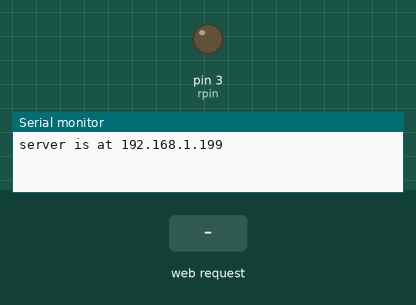
A sketch run on a simulated Arduino Uno, built for the host (arithmetic inside an expression is 32-bit, double 64-bit). Parts: output pins drawn as LEDs (lit = HIGH), the last lines printed to the serial monitor. The inputs (shaded band) are chosen by the test bench. WiFi joins after 1.5 s; servers stay silent unless stated; pins used as bus, display or sensor lines are not drawn.

Above: at 1.2 s.
1.3 s: HTTP request GET /virtualdevs/onoff/on received
At 2.5 s:
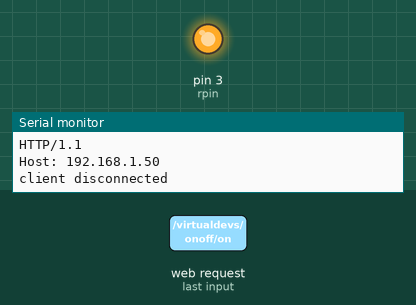
2.8 s: HTTP request GET /virtualdevs received
4.3 s: HTTP request GET /virtualdevs/humitemp received
Timing chart, 0 to 7.3 s (numbered marks = the images above; inputs shaded):
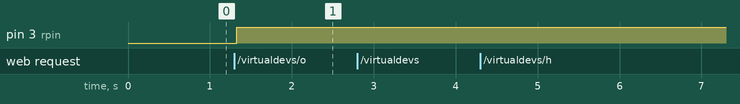

The sketch:

IOT0102.ino
```cpp
/*
  Web Server

 */

#include <SPI.h>
#include <Ethernet.h>
// Enter a MAC address and IP address for your controller below.
// The IP address will be dependent on your local network:
byte mac[] = {
  0xDE, 0xAD, 0xBE, 0xEF, 0xFE, 0xED
};
// ================================================== CHANGE TO YOUR OWN
IPAddress ip(192, 168, 1, 199);
// Initialize the Ethernet server library
// with the IP address and port you want to use
// (port 80 is default for HTTP):
EthernetServer server(80);

// DHT
#include "DHT.h"
#define DHTPIN 5     // what digital pin we're connected to
#define DHTTYPE DHT22
DHT dht(DHTPIN, DHTTYPE);

// RELAY
int rpin   = 3;
int rpower = 2;
String rstatus = "off";

#define ARRAYSIZE 2
String devices[ARRAYSIZE] = { "onoff", "humitemp" };

void setup() {
  // Open serial communications and wait for port to open:
  Serial.begin(9600);
  while (!Serial) {
    ; // wait for serial port to connect. Needed for native USB port only
  }

  // DHT
  dht.begin();

  // RELAY
  pinMode(rpin, OUTPUT);
  pinMode(rpower, OUTPUT);
  digitalWrite(rpin, LOW);
  digitalWrite(rpower, HIGH);


  // start the Ethernet connection and the server:
  Ethernet.begin(mac, ip);
  server.begin();
  Serial.print("server is at ");
  Serial.println(Ethernet.localIP());
}


void loop() {
  // listen for incoming clients
  EthernetClient client = server.available();
  if (client) {
    Serial.println("new client");
    // an http request ends with a blank line

    String getstr = readGet(client);

    responseHeader(client);

    if (getstr == "/virtualdevs") {
      virtualDevs(client);
    } else if (getstr == "/virtualdevs/humitemp") {
      dhtRoot(client);
    } else if (getstr == "/virtualdevs/humitemp/status") {
      dhtStatus(client);
    } else if (getstr == "/virtualdevs/onoff") {
      relayRoot(client);
    } else if (getstr == "/virtualdevs/onoff/status") {
      relayStatus(client);
    } else if (getstr == "/virtualdevs/onoff/on") {
      relayOn(client);
    } else if (getstr == "/virtualdevs/onoff/off") {
      relayOff(client);
    } else {
      defaultResponse(client);
    }

    // give the web browser time to receive the data
    delay(1);
    // close the connection:
    client.stop();
    Serial.println("client disconnected");
  }
}

String readGet(EthernetClient client) {
  boolean currentLineIsBlank = true;
  String inputString = "";
  String recordString = "";
  boolean record = false;
  while (client.connected()) {
    if (client.available()) {
      char c = client.read();
      Serial.write(c);

      inputString += c;
      if (inputString.endsWith(" ") && record) {
        Serial.println("[GET END]");
        record = false;
      }

      if (record) {
        recordString += c;
      }

      if (inputString.endsWith("GET ")) {
        Serial.print("[GET FOUND]");
        record = true;
      }

      // if you've gotten to the end of the line (received a newline
      // character) and the line is blank, the http request has ended,
      // so you can send a reply
      if (c == '\n' && currentLineIsBlank) {

        //Serial.println(recordString);
        //defaultResponse(client);
        return recordString;
        //break;
      }
      if (c == '\n') {
        // you're starting a new line
        currentLineIsBlank = true;
      } else if (c != '\r') {
        // you've gotten a character on the current line
        currentLineIsBlank = false;
      }
    }
  }
}

String devicesToStringArray() {
  // [ "Ford", "BMW", "Fiat" ]
  String res = "[";
  for (int i =0; i < ARRAYSIZE; i++) {
    res += "\"" + devices[i] + "\"";
    if (i < ARRAYSIZE - 1) {
      res += ",";
    }
  }
  return res + "]";
}

void relayRoot(EthernetClient client) {
  String str = createJsonKeyValue("device", "relay", true);
  str = str + "," + createJsonKeyValue("task","onoff", true);
  sendJson(client, str);
}

void relayOn(EthernetClient client) {
  digitalWrite(rpin, HIGH);
  rstatus = "on";
  relayStatus(client);
}

void relayOff(EthernetClient client) {
  digitalWrite(rpin, LOW);
  rstatus = "off";
  relayStatus(client);
}

void relayStatus(EthernetClient client) {
  String str = createJsonKeyValue("status",rstatus, true);
  sendJson(client, str);
}

void dhtRoot(EthernetClient client) {
  //{"device":"owmtemp","task":"weatherStation"}
  String res = createJsonKeyValue("device","dht22",true);
  res += "," + createJsonKeyValue("task","humitemp",true);
  sendJson(client, res);
}

void dhtStatus(EthernetClient client) {
  float h = dht.readHumidity();
  // Read temperature as Celsius (the default)
  float t = dht.readTemperature();

  String sens = "{" + createJsonKeyValue("temp",String(t),true);
  sens += "," + createJsonKeyValue("humidity",String(h),true) + "}";

  String res = createJsonKeyValue("status",sens, false);
  sendJson(client, res);
}

void virtualDevs(EthernetClient client) {
  String res = createJsonKeyValue("devices",devicesToStringArray(),false);
  sendJson(client, res);
}

void sendJson(EthernetClient client, String str) {
  str = "{" + str + "}";
  client.println(str);
}

String createJsonKeyValue(String key, String value, boolean quote) {
  String res = "\"" + key + "\":";
  if (quote) {
    res += "\"";
  }
  res += value;
  if (quote) {
    res += "\"";
  }
  return res;
}

void responseHeader(EthernetClient client) {
  // send a standard http response header
  client.println("HTTP/1.1 200 OK");
  client.println("Content-Type: application/json");
  client.println("Connection: close");  // the connection will be closed after completion of the response
  //client.println("Refresh: 5");  // refresh the page automatically every 5 sec
  client.println();
}

void defaultResponse(EthernetClient client) {
  client.println("<html>empty</html>");
}
```

Measured:
- after the input at 1.3 s, pin 3 (rpin): LOW → HIGH at once
